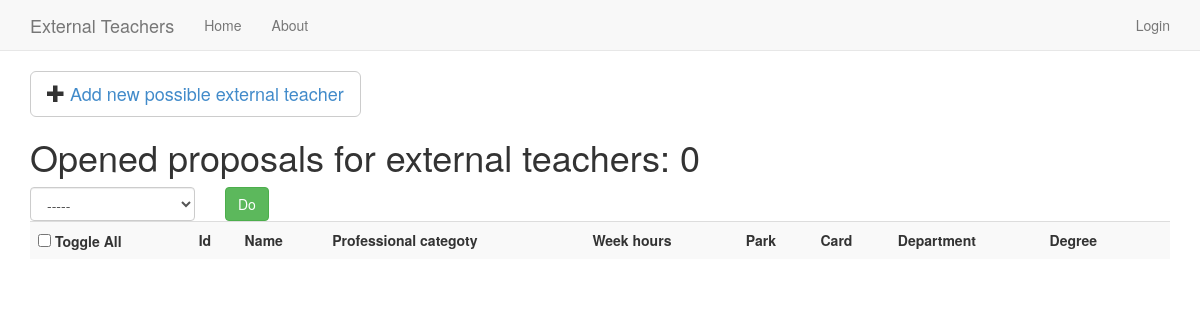
Page /app/dep_opened/ on the earlier database version.
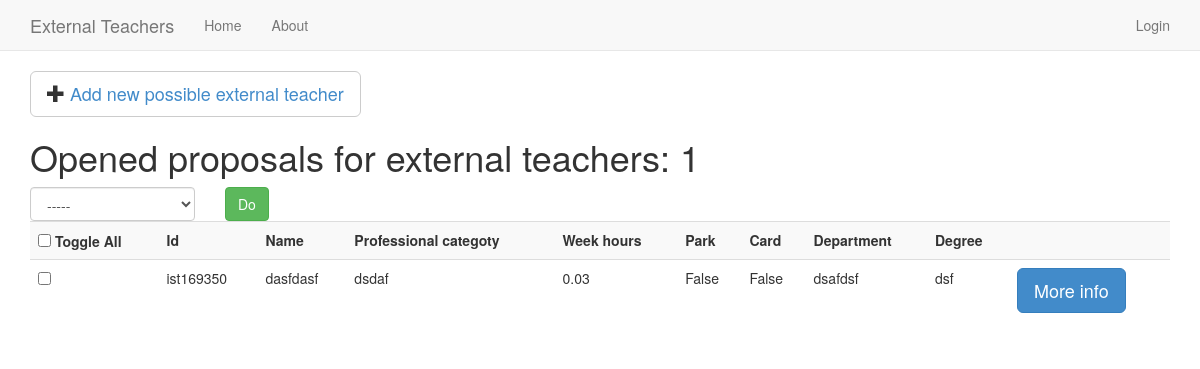
Same page on the later database version.
### app/models.py (models this page shows)
class ExternalTeacher(models.Model):
	user = models.ForeignKey(User)
	is_closed = models.BooleanField()
	close_date = models.DateTimeField('close date', null=True)
	professional_category = models.CharField(max_length=200, blank=False)
	hours_per_week = models.DecimalField(decimal_places=2, max_digits=5)
	park = models.BooleanField()
	card = models.BooleanField()
	department = models.CharField(max_length=200)
	name = models.CharField(max_length=200)
	degree = models.CharField(max_length=200)
	course = models.CharField(max_length=200)
	course_manager = models.CharField(max_length=200)
	notes = models.CharField(max_length=200, blank=True)

### app/views.py (the view)
def dep_opened(request):
	external_teachers = ExternalTeacher.objects.filter(is_closed = False)
	close_action = False
	export_action = True
	if request.method == 'POST':
		return process_action(request, external_teachers, close_action, export_action)
	context = {'external_teachers' : external_teachers, 'export_action' : export_action}
	return render(request, 'app/dep_opened.html', context)

### app/templates/app/dep_opened.html (shortened to what this page needs)
{% extends "app/base.html" %}
{% block content %}
<button type="button" class="btn btn-default btn-lg">
	<span class="glyphicon glyphicon-plus"></span>
	<a href="/app/dep_prop_new">Add new possible external teacher</a>
</button>
<h1>Opened proposals for external teachers: {{ external_teachers.count }}</h1>
{% include "app/external_teachers_list.html" %}
{% endblock %}

### app/templates/app/external_teachers_list.html (shortened to what this page needs)
<form role="form" method="post" action="">
	<div class="row">
		<div class="col-xs-2">
			<select class="form-control" name="action">
				<option>-----</option>
			</select>
		</div>
		<div class="col-xs-4">
			<div class="btn-group">
				<input type="submit" class="btn btn-default btn-success" value="Do">
			</div>
		</div>
	</div>
	<div class="table-responsive">
		<table class="table table-striped">
			<tr>
				<th><input type="checkbox" onClick="toggle(this)" /> Toggle All</th>
				<th>Id</th>
				<th>Name</th>
				<th>Professional categoty</th>
				<th>Week hours</th>
				<th>Park</th>
				<th>Card</th>
				<th>Department</th>
				<th>Degree</th>
				<th></th>
			</tr>
			{% for external_teacher in external_teachers %}
			<tr>
				<td>
					<div class="input-group">
						<input type="checkbox" name="external_teachers" value="{{ external_teacher.id }}"/>
					</div>
				<td>{{ external_teacher.user.username }}</td>
				<td>{{ external_teacher.name }}</td>
				<td>{{ external_teacher.professional_category }}</td>
				<td>{{ external_teacher.hours_per_week|floatformat:2 }}</td>
				<td>{{ external_teacher.park }}</td>
				<td>{{ external_teacher.card }}</td>
				<td>{{ external_teacher.department }}</td>
				<td>{{ external_teacher.degree }}</td>
				<td>
					<button class="btn btn-primary btn-lg" data-toggle="modal" data-target="#modal{{ external_teacher.id }}">
						More info
					</button>
											</tr>
										</table>
									</div>
								</div>
			{% endfor %}
		</table>
	</div>
</form>

Differences in the rows shown:
added ExternalTeacher: user.username "ist169350", name "dasfdasf", professional_category "dsdaf", hours_per_week "0.03", park "False", card "False", department "dsafdsf", degree "dsf"
Other differences:
{{ external_teachers.count }}: "0" → "1"
